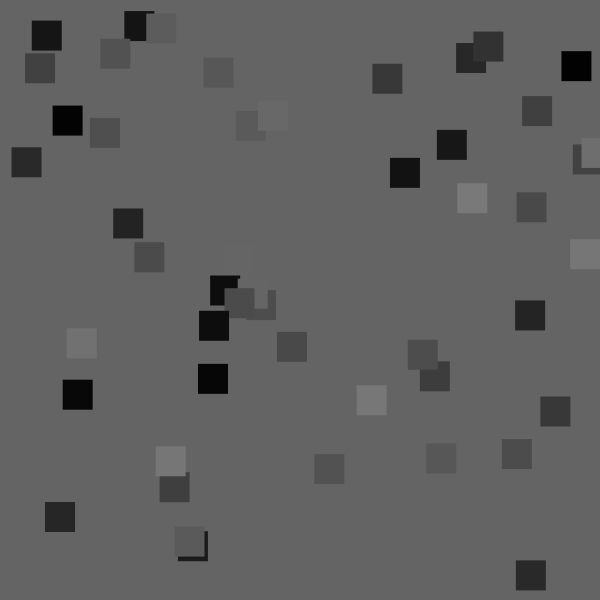
Frame 1 (no input)
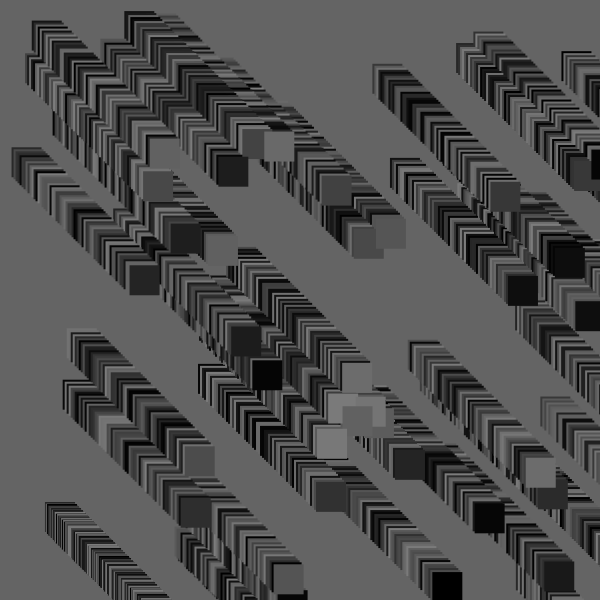
Frame 60 (the mouse pressed at the canvas centre just before this capture)
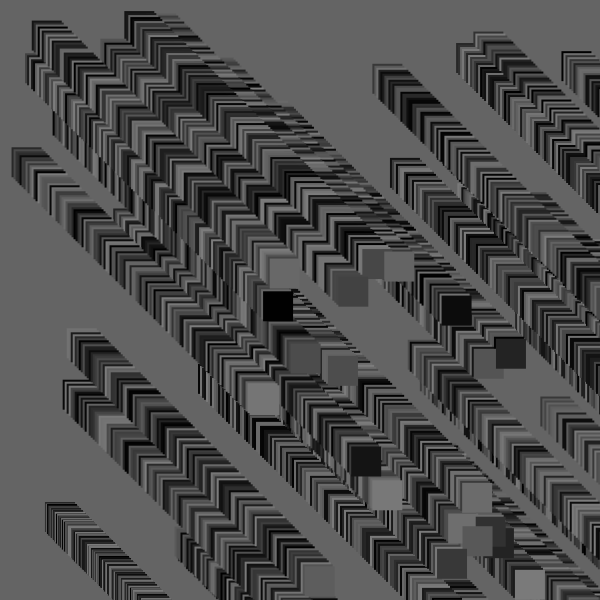
Frame 120 (the mouse held since frame 60 and released just before this capture)

The Processing sketch that drew these frames (run headless with seeded random() and noise(); from frame 60 on, the mouse is pressed at the canvas centre):

// Processing sketch: sketch_17
// ── sketch_17.pde
float[] xPositions = new float[50];
float[] yPositions = new float[50];

void setup() {
  size(600, 600);
  background(100);
  for (int i = 0; i < xPositions.length; i++) {
    xPositions[i] = random(0, width);
    yPositions[i] = random(0, height);
  }
}

void draw() {
  for (int i = 0; i < xPositions.length; i++) {
    xPositions[i] += 2;
    yPositions[i] += 2;
    fill(random(0, 125));
    noStroke();
    //translate(width,height);
    //rotate(radians(PI/2));
    rect(xPositions[i], yPositions[i], 30, 30);  
    
  }
  
}
